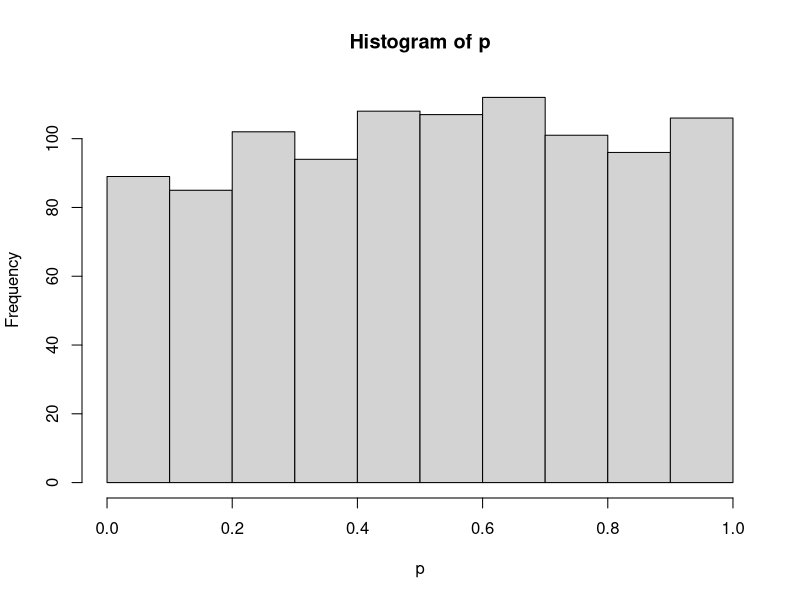
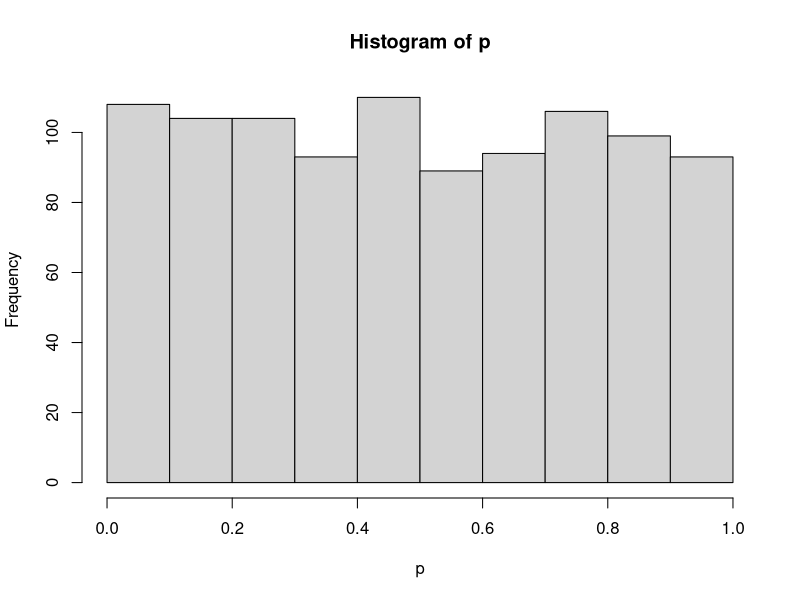
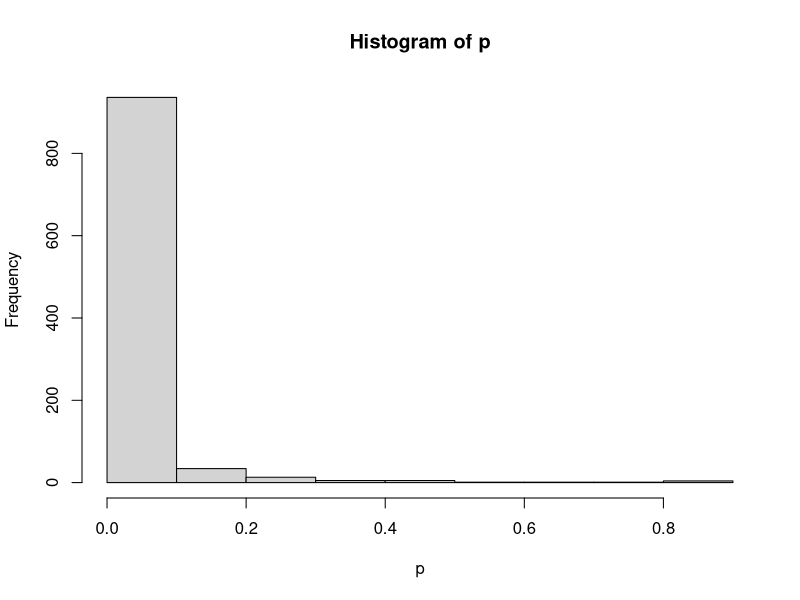

Write the R code that produced these figures, in order.
# example
m = 30
n = 30
mu = 180
nu = 175
sd = 10
x = rnorm(m,mu,sd)
y = rnorm(n,nu,sd)
t.test(x,y,var.equal=TRUE)
t.test(x,y,var.equal=TRUE)[[3]]

B = 1000
p = numeric(B)
for (b in 1:B) {
  x = rnorm(m,mu,sd)
  y = rnorm(n,nu,sd)
  p[b] = t.test(x,y,var.equal=TRUE)[[3]]
}

power = mean(p < 0.05)
# power around 0.488

################################
# excercise
################################
# point 1
################################
m = 30
n = 30
mu = 180
nu = 180
sd = 10
p = numeric(B)
for (b in 1:B) {
  x = rnorm(m,mu,sd)
  y = rnorm(n,nu,sd)
  p[b] = t.test(x,y,var.equal=TRUE)[[3]]
}

#power for nu=180, less than 5%
power_nu180_05_v1 = mean(p < 0.05) # power_nu180_05 around 0.059 - very low probability that t-test rejects null hypothesis - makes sense since men and women have equal mean height

#power for nu=180, less than 5% 
power_nu180_10_v1 = mean(p < 0.1) # power_nu180_10 around 0.100 - 2x more than previous assumption, no idea

hist(p) # histogram is similar to uniform distribution

################################
# point 2
################################
m = 30
n = 30
mu = 180
nu = 180
sd = 1
p = numeric(B)
for (b in 1:B) {
  x = rnorm(m,mu,sd)
  y = rnorm(n,nu,sd)
  p[b] = t.test(x,y,var.equal=TRUE)[[3]]
}

#power for nu=180, less than 5%
power_nu180_05_v2 = mean(p < 0.05) # did not significally changed in comparison to v1

#power for nu=180, less than 5% 
power_nu180_10_v2 = mean(p < 0.1) # did not significally changed in comparison to v1

# I think that because both populations are the same height, change of sd doesn't change the power since populations do not differ - null hypothesis has no chance to be rejected

hist(p) # histogram is similar to uniform distribution

################################
# point 3
################################
m = 30
n = 30
mu = 180
nu = 175
sd = 6
p = numeric(B)
for (b in 1:B) {
  x = rnorm(m,mu,sd)
  y = rnorm(n,nu,sd)
  p[b] = t.test(x,y,var.equal=TRUE)[[3]]
}

#power for nu=180, less than 5%
power_nu180_05_v3 = mean(p < 0.05) # power around 0.9

#power for nu=180, less than 5% 
power_nu180_10_v3 = mean(p < 0.1) # power around 0.95

# comment: sd is quite low, populations have different mean height => probability of null hypothesis rejection is high
# comment2: (test: I have inceased sd to 100) when we increase sd (standard deviation) - plot of normal distribution is much wider so population characteristics cross with each other => hypothesis is less likely to be rejected

hist(p) # histogram is similar to expotential distribution?
